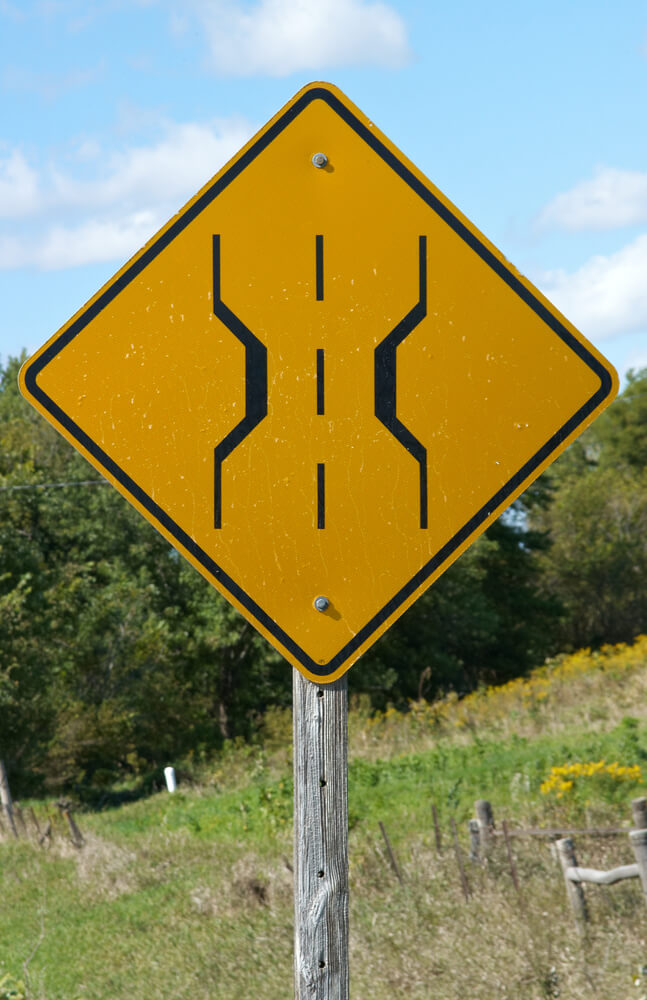
#> input picture Processamento Digital de Imagens e Computação Gráfica/trab1/traffic_signs/img1.jpg, 647 x 1000 px
$ python method3.py
#> lines starting #> are read from the running program, lines starting #| are printed output that depends on the picture; after the words box and inside, x2 and y2 are one past the last pixel; in counts of white or black regions, pixels touching at a corner belong together
#> `img = cv2.cvtColor(cv2.imread("traffic_signs/img1.jpg"), cv2.COLOR_BGR..`: img: shape (1000, 647, 3); mean of channels 0, 1, 2 50.2, 120.2, 149.1
import cv2
import math
import numpy as np
from matplotlib import pyplot as plt

def method3(img):
    aux = np.zeros(img.shape)
    new_image = np.zeros((img.shape[0], img.shape[1], 1))
    s_min, s_max, h_min, h_max = 100, 179, 40, 60
    for i in range(len(img)):
        for j in range(len(img[i])):
            # Saturacao
            if img[i][j][2] >= 0 and img[i][j][2] <= s_min:
                aux[i][j][2] = 0
            elif img[i][j][2] > s_min and img[i][j][2] < s_max:
                aux[i][j][2] = img[i][j][2]
            elif img[i][j][2] >= s_max and img[i][j][2] <= 255:
                aux[i][j][2] = 255

            # Matiz
            if img[i][j][0] >= h_min and img[i][j][0] <= h_max:
                aux[i][j][0] = 255

            if aux[i][j][0] == aux[i][j][2]:
                new_image[i][j][0] = 255
            print(new_image[i][j])
#> this loop made 1000 passes
#> (printed output is left out)
#> aux: shape (1000, 647, 3) float64; mean of channels 0, 1, 2 31.1, 0, 129.3
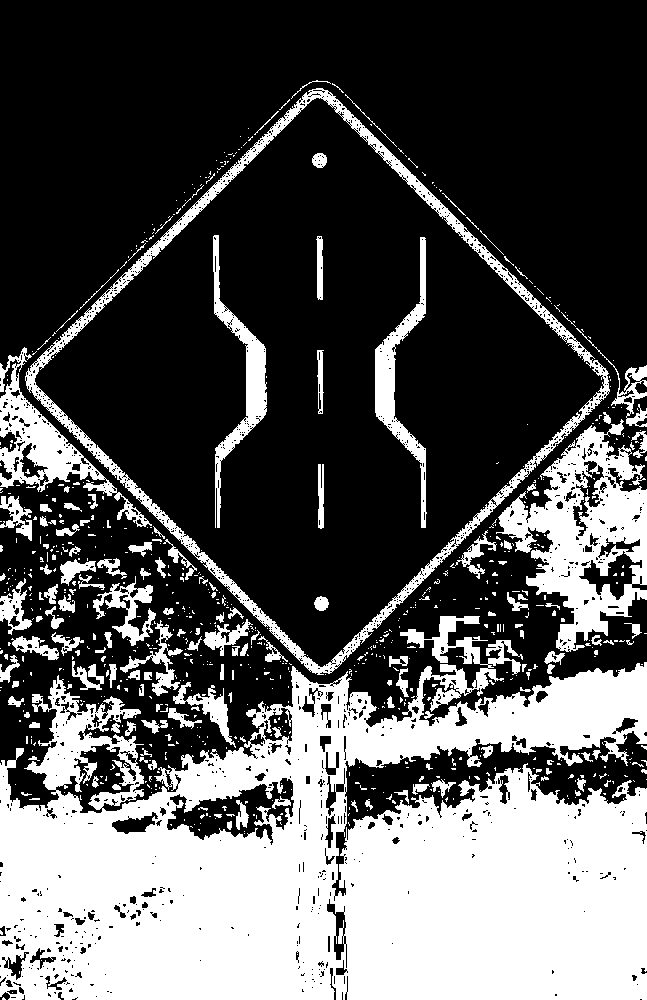
#> new_image: shape (1000, 647, 1) float64; 34.2% white; 790 white regions (635 under 20 px), largest, box (x1, y1, x2, y2) and area: (0, 616, 647, 1000) 159280, (496, 419, 647, 652) 15166, (25, 88, 610, 675) 13364
    return new_image

img = cv2.cvtColor(cv2.imread("traffic_signs/img1.jpg"), cv2.COLOR_BGR2HLS)
img_norm = cv2.normalize(img, None, 0, 255, cv2.NORM_MINMAX)

result = method3(img)

plt.figure(figsize=(16, 16))
plt.subplot(131)
plt.imshow(img)
plt.subplot(132)
plt.imshow(result, cmap="gray")
plt.show()
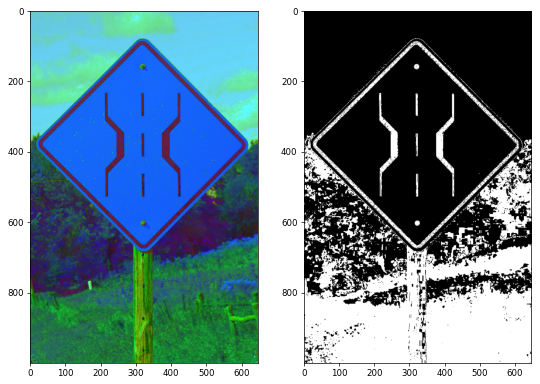
#> figure drawn by matplotlib, 2 panels
